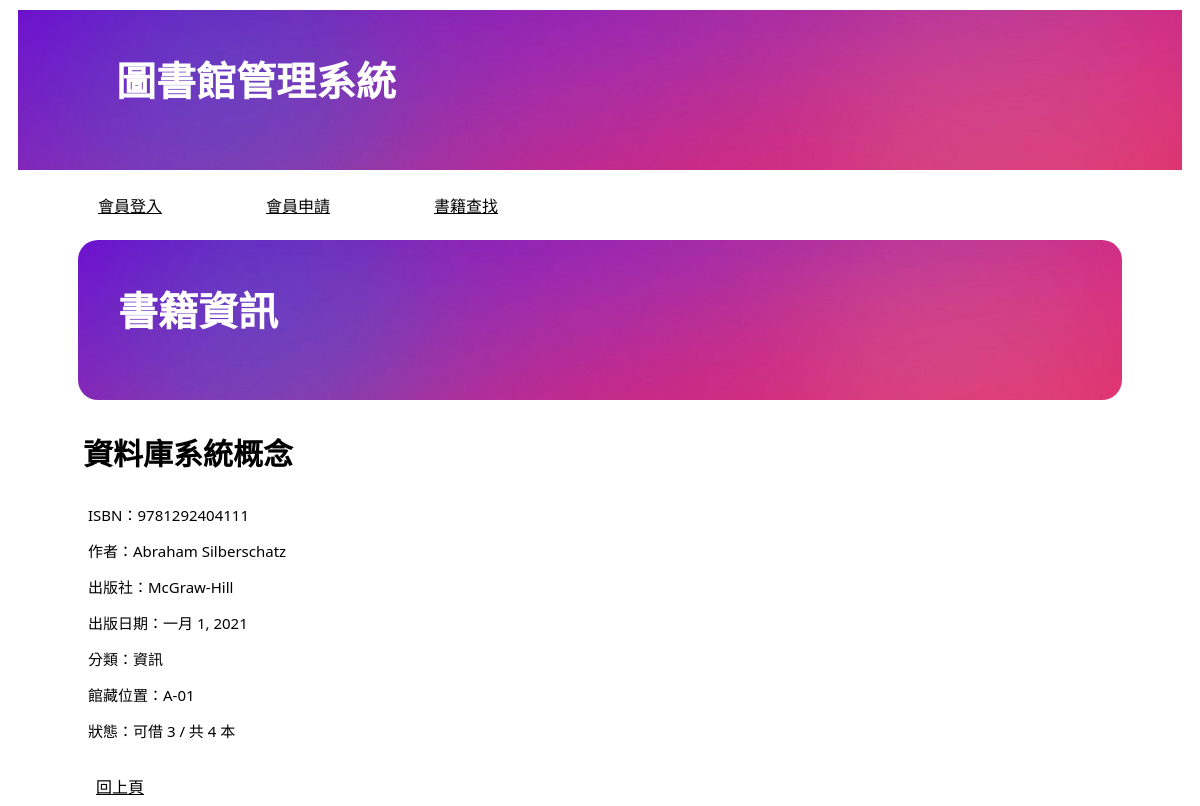
The app's page /book/9781292404111/ with its own data.
### libraryapp/models.py (models this page shows, shortened)
class Book(models.Model):
    isbn = models.CharField(max_length=20, primary_key=True)
    title = models.CharField(max_length=200, null=False)
    author = models.CharField(max_length=100, blank=True, default='')
    publisher = models.CharField(max_length=100, blank=True, default='')
    publish_date = models.DateField(null=True, blank=True)
    category = models.CharField(max_length=50, blank=True, default='')
    location = models.CharField(max_length=100, blank=True, default='')
    def available_copies(self):
        return self.copies.filter(status='available').count()
    def total_copies(self):
        return self.copies.count()

### libraryapp/views.py (the view)
# urls.py: path('book/<str:isbn>/', views.book_detail),                    # 書籍資訊
def book_detail(request, isbn):
    book = get_object_or_404(models.Book, isbn=isbn)
    available = book.available_copies()
    total = book.total_copies()
    has_reserved = False
    if request.user.is_authenticated:
        has_reserved = models.Reservation.objects.filter(
            user=request.user, book=book, status='waiting'
        ).exists()
    return render(request, 'book_detail.html', locals())

### templates/book_detail.html (shortened to what this page needs)
{% extends 'base.html' %}
{% load static %}
{% block content %}
<link rel="stylesheet" href="{% static 'css/style.css' %}">
    <section>
        <h2>書籍資訊</h2>
        <h3>{{ book.title }}</h3>
        <p>ISBN：{{ book.isbn }}</p>
        <p>作者：{{ book.author }}</p>
        <p>出版社：{{ book.publisher }}</p>
        <p>出版日期：{{ book.publish_date }}</p>
        <p>分類：{{ book.category }}</p>
        <p>館藏位置：{{ book.location }}</p>
        <p>狀態：可借 {{ available }} / 共 {{ total }} 本</p>
    </section>
    <br>
    <a href="javascript:history.back()" class="btn">回上頁</a>
{% endblock %}

### static/css/base_style.css (style rules this page uses)
body { background-color:white; }
p { color:black; font-size: 15px; font-family: 'Segoe UI', Tahoma, Geneva, Verdana, sans-serif; margin-left: 10px; }

### static/css/style.css (style rules this page uses)
body { background-color:white; }
h2 { background-image: url(../images/gradient.png); background-size: cover; height: 120px; color:white; font-size: 40px; font-family: 'Segoe UI', Tahoma, Geneva, Verdana, sans-serif; margin: 10px 70px 10px 70px; padding-left: 40px; padding-top: 40px; border-radius: 20px; }
h3 { margin-left: 75px; color:black; font-size: 30px; font-family: 'Segoe UI', Tahoma, Geneva, Verdana, sans-serif; }
p { margin-left: 80px; color:black; font-size: 15px; font-family: 'Segoe UI', Tahoma, Geneva, Verdana, sans-serif; }
a:link { margin-left: 80px; padding: 8px; color:black; }

### records on screen
Book: title "資料庫系統概念", isbn "9781292404111", author "Abraham Silberschatz", publisher "McGraw-Hill", publish_date "一月 1, 2021", category "資訊", location "A-01"

### other values on screen
{{ available }} "3"
{{ total }} "4"
